Frame 1 (no input): blank canvas, image omitted
Frame 60 (the mouse pressed at the canvas centre just before this capture): blank canvas, image omitted
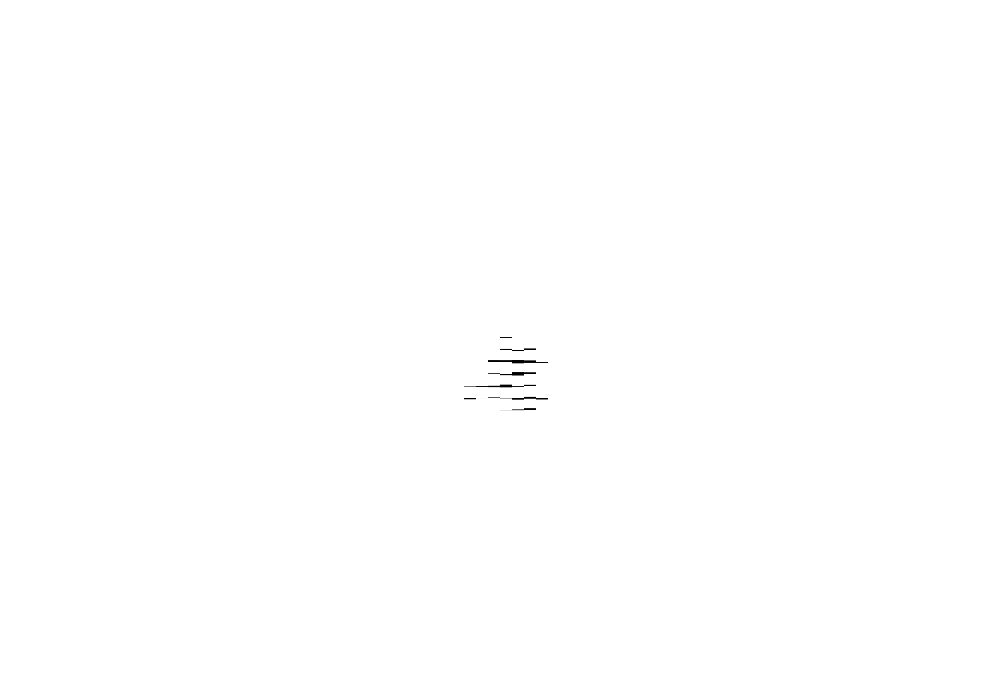
Frame 120 (the mouse held since frame 60 and released just before this capture)

The Processing sketch whose frames 1 and 60 were blank and that drew this single picture after the mouse press (run headless with seeded random() and noise(); from frame 60 on, the mouse is pressed at the canvas centre):

// Processing sketch: walkermodified
// ── walkermodified.pde
ArrayList<Walker> walkerList = new ArrayList<Walker>();

void setup() {
  size(1000, 700);
  noStroke();
  background(255);
}

void draw() {
  for (Walker walker : walkerList) {
    walker.move();
    walker.display();
  }
}

void mousePressed() {
  walkerList.add(new Walker(mouseX, mouseY));
}

class Walker {
  float x, y, xStep, yStep, siz;

  Walker(float x, float y) {
    this.x = x;
    this.y = y;
    this.siz = 12;
    this.xStep = this.siz ;
    this.yStep = this.siz ;
  }

  void display() {
    fill(0);
    rect(x, y, siz, random (-2,2));
  }

  void move() {
    int rand = (int)random(4);
    switch (rand) {
    case 0:
      x-=xStep;
      break;
    case 1:
      x+=xStep;
      break;
    case 2:
      y-=yStep;
      break;
    case 3:
      y+=yStep;
      break;
    default:
      break;
    }
  }
}
